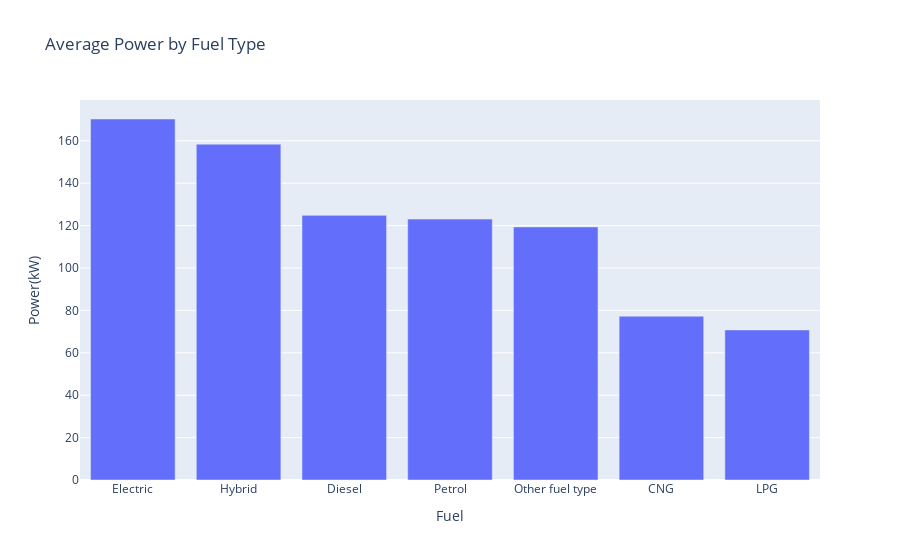

The code cell stored with this chart in its notebook:
### Markdown cell above
**Question 1:** What is the average power of vehicles for each fuel type?

### Code cell
# Tính trung bình công suất cho từng loại nhiên liệu
average_power_by_fuel = clean_df.groupby('Fuel')['Power(kW)'].mean().reset_index()

# Biểu đồ cột hiển thị trung bình công suất theo loại nhiên liệu
fig = px.bar(average_power_by_fuel, x='Fuel', y='Power(kW)', title='Average Power by Fuel Type')
fig.update_xaxes(categoryorder='total descending')  # Sắp xếp loại nhiên liệu theo thứ tự giảm dần của công suất trung bình
fig.show()

### Figure 1 — Plotly figure (JSON) as saved in the notebook; plotly's stock layout.template omitted (floating-point values rounded to 4 significant figures)
{"data": [{"alignmentgroup": "True", "hovertemplate": "Fuel=%{x}<br>Power(kW)=%{y}<extra></extra>", "legendgroup": "", "marker": {"color": "#636efa", "pattern": {"shape": ""}}, "name": "", "offsetgroup": "", "orientation": "v", "showlegend": false, "textposition": "auto", "type": "bar", "x": ["CNG", "Diesel", "Electric", "Hybrid", "LPG", "Other fuel type", "Petrol"], "xaxis": "x", "y": [77.25, 124.8, 170.3, 158.4, 70.8, 119.4, 123.1], "yaxis": "y"}], "layout": {"barmode": "relative", "legend": {"tracegroupgap": 0}, "title": {"text": "Average Power by Fuel Type"}, "xaxis": {"anchor": "y", "categoryorder": "total descending", "domain": [0, 1], "title": {"text": "Fuel"}}, "yaxis": {"anchor": "x", "domain": [0, 1], "title": {"text": "Power(kW)"}}}}
